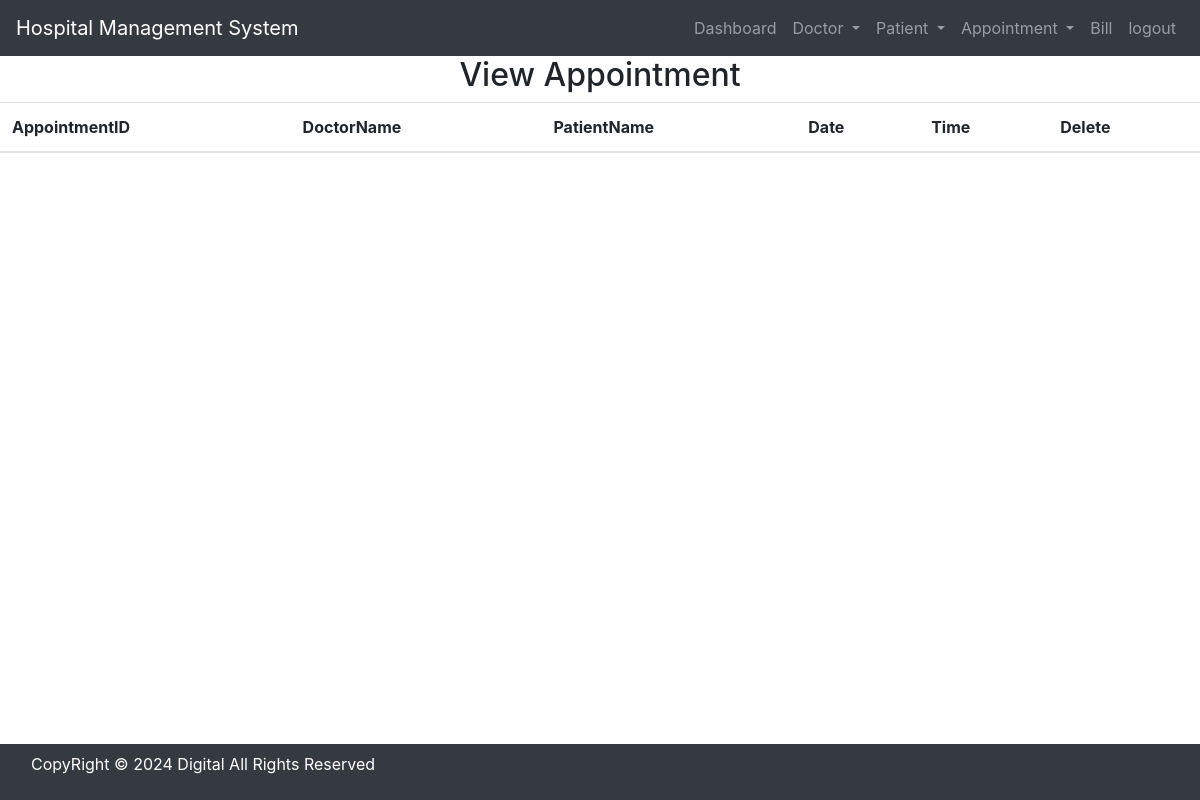
The app's page /view_appointment/ (signed in), older data.
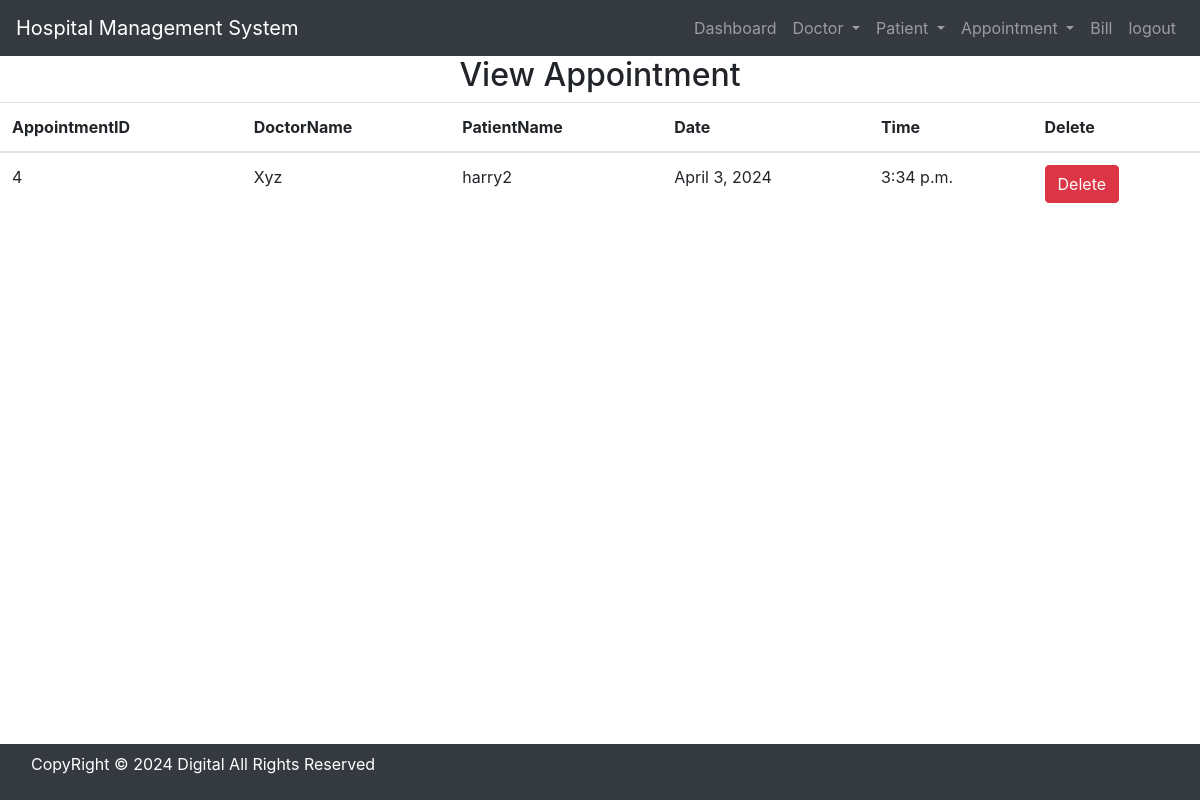
The same page, newer data.
### hospital/models.py (models this page shows, shortened)
class Appointment(models.Model):
    Doctor = models.ForeignKey(Doctor, on_delete=models.CASCADE)
    Patient = models.ForeignKey(Patient, on_delete=models.CASCADE)
    date = models.DateField()
    time = models.TimeField()

class Doctor(models.Model):
    Name = models.CharField(max_length=50)
    mobile = models.IntegerField()
    department =models.CharField(max_length=50)
    def __str__(self):
        return self.Name

class Patient(models.Model):
    Name = models.CharField(max_length=50)
    gender = models.CharField(max_length=10)
    mobile = models.IntegerField(null=True)
    address = models.TextField()
    def __str__(self):
        return self.Name

### hospital/views.py (the view)
# urls.py: path('view_appointment/', View_Appointment , name='view_appointment'),
def View_Appointment(request):
    if not request.user.is_staff:
        return redirect('login')
    doc = Appointment.objects.all()
    d = {'doc': doc}
    return render(request, 'view_appointment.html' , d)

### hospital/templates/view_appointment.html
{%include 'base.html'%}
{% load static %}
{%include 'navigation.html'%}
<div>
    <h2 class="text-center">View Appointment</h2>
    <table id="example" class="table table-hover">
        <thead>
            <tr>
                <th>AppointmentID</th>
                <th>DoctorName</th>
                <th>PatientName</th>
                <th>Date</th>
                <th>Time</th>
                <th>Delete</th>
            </tr>
        </thead>
        <tbody>
            {% for i in doc %}
            <tr>
                <td>{{i.id}}</td>
                <td>{{i.Doctor}}</td>
                <td>{{i.Patient}}</td>
                <td>{{i.date}}</td>
                <td>{{i.time}}</td>
                <td><a href="{%url 'delete_appointment' i.id %}"
                    onclick="return confirm('Are you sure you want to delete?')" class="btn btn-danger" >Delete</a></td>
            </tr>
            {% endfor %}
        </tbody>
    </table>
</div>
{%include 'footer.html'%}

Row changes from the older to the newer data that the page shows:
added Appointment: id "4", Doctor "Xyz", Patient "harry2", date "April 3, 2024", time "3:34 p.m."
